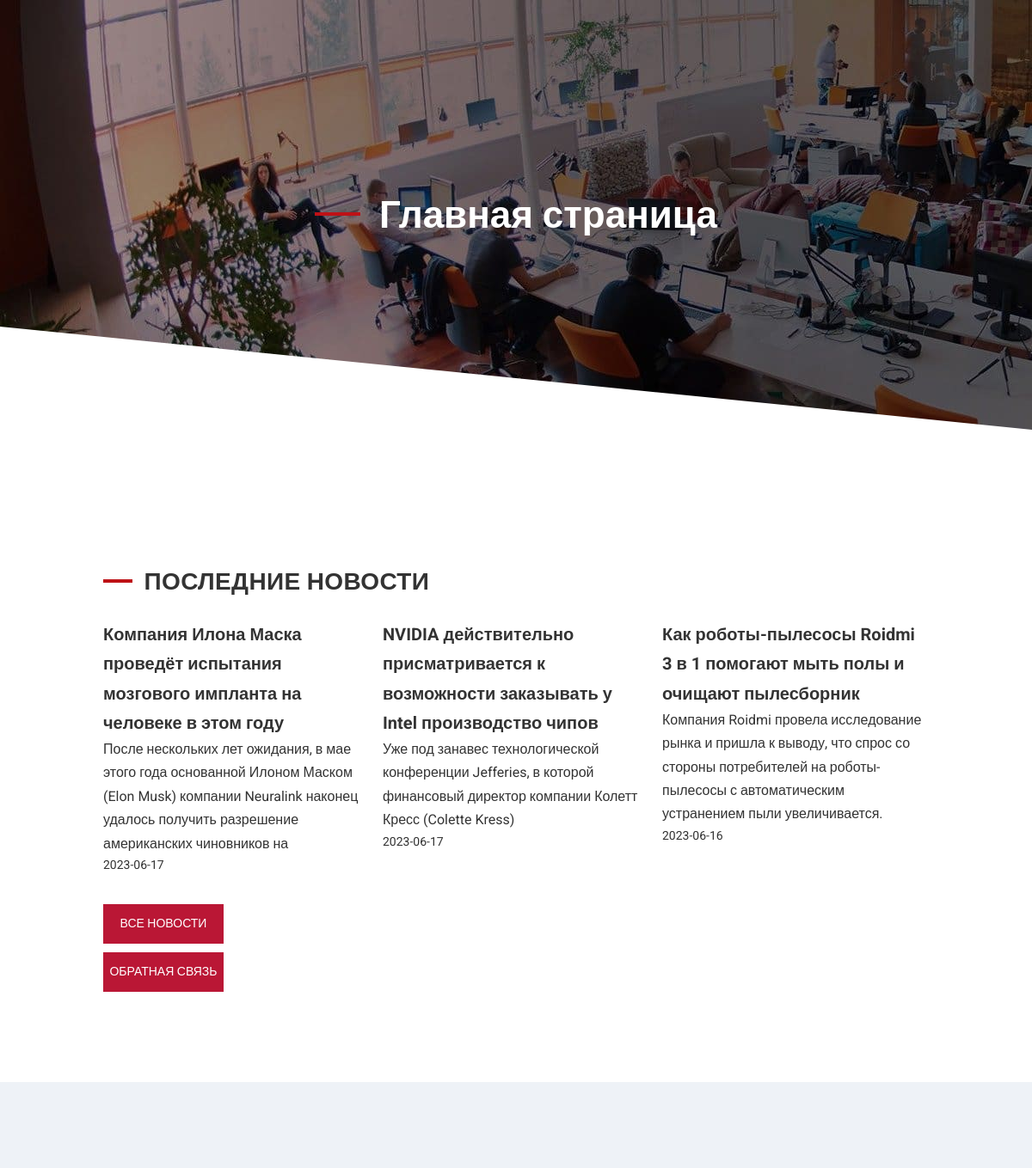
The page / on the database its author committed.
### tables this page shows
CREATE TABLE `news` (
  `id` int(11) NOT NULL,
  `name` varchar(255) NOT NULL,
  `preview` text NOT NULL,
  `text` text NOT NULL,
  `date` date NOT NULL
);

### index.php (the view, shortened to what this page needs)
<!doctype html>
<html lang="ru" dir="ltr">
<head>
	<link href="style/landing-page.css" rel="stylesheet" type="text/css">
</head>
<body>
	<div class="page-wrapper">
		<header class="header">
			<div class="container">
				<h1 class="first-title title-line">Главная страница</h1>
			</div>
		</header>
		<main class="landing-page-content">
			<section class="section-1">
				<div class="container">
                    <h2 class="second-title title-line">Последние новости</h2>
                    <div class="news-wrap">
                        <?php
                        require_once "db.php";
                        $showNews = $db->query("
                                        SELECT name, preview, date
                                        FROM news
                                        ORDER BY date DESC
                                        LIMIT 3
                                        ");
                        $news = $showNews->fetchAll();
                        foreach ($news as $item) { ?>
                            <div class="news-item">
                                <h2 class="news-item__title"><?= $item['name']?></h2>
                                <p class="news-item__text"><?= $item['preview']?></p>
                                <span class="news-item__date"><?= $item['date']?></span>
                            </div>
                        <?php } ?>
                    </div>
                    <a href="news.php" class="link-item">Все новости</a>
                    <a href="feedback.php" class="link-item">Обратная связь</a>
				</div>
			</section>
		</main>
		<footer class="footer">
		</footer>
	</div>
</body>
</html>

### style/landing-page.css (style rules this page uses)
.landing-page-content { display: flex; position: relative; flex: 1 1 auto; width: 100%; flex-direction: column; justify-content: center; align-items: center; padding-top: 60px; }

### style/base.css (style rules this page uses)
body { font-family: Roboto, Arial, Heltevica, sans-serif; font-size: 14px; color: rgb(51, 51, 51); line-height: 1.714; }
.page-wrapper { display: flex; position: relative; width: 100%; height: 100%; min-height: 100vh; flex-direction: column; }
.link-item { text-transform: uppercase; background-color: rgb(186, 23, 53); color: rgb(255, 255, 255); border: 1px solid rgb(186, 23, 53); transition: 0.3s; width: 140px; margin: 5px 0; padding: 10px 5px; display: block; text-align: center; }

### style/container.css (style rules this page uses)
.container { display: flex; width: 100%; max-width: 1200px; margin: 0 auto; }
@media (max-width: 1200px) { .container { max-width: 960px; } }

### style/header.css (style rules this page uses)
.header { display: flex; width: 100%; height: 500px; top: 0; left: 0; right: 0; justify-content: space-between; align-items: center; background-image: url('../img/I_page_contacts_title.jpg'); clip-path: polygon(0 0, 100% 0%, 100% 100%, 0 76%); }
.header .container .first-title { line-height: 1.273; color: #fff; text-align: center; padding: 50px 0; font-size: 44px; font-weight: 700; margin: 0 auto; }
.title-line:before { content: ""; display: inline-block; position: relative; top: -webkit-calc(-0.1 * 1em); top: calc(-0.1 * 1em); left: auto; vertical-align: middle; width: 1.2em; height: 0; margin-right: 0.5em; border-top: 4px solid #be1116; }

### style/footer.css (style rules this page uses)
.footer { display: flex; width: 100%; height: 100px; align-items: center; justify-content: center; background: #EEF2F7; }

### style/section-1.css (style rules this page uses)
.section-1 { display: flex; width: 100%; padding: 100px 0 100px; }
.section-1 .container { flex-direction: column; }
.section-1 .container .second-title { text-transform: uppercase; font-size: 28px; font-weight: 700; line-height: 1.17857; letter-spacing: 0.0125em; }
.section-1 .container .news-wrap { display: flex; padding: 28px 0; justify-content: space-between; }
.section-1 .container .news-wrap .news-item { max-width: 310px; width: 100%; }
.section-1 .container .news-wrap .news-item__title { font-weight: bold; font-size: 20px; }
.section-1 .container .news-wrap .news-item__text { font-size: 16px; }

### rows shown on the page
news: name "Компания Илона Маска проведёт испытания мозгового импланта на человеке в этом году", preview "После нескольких лет ожидания, в мае этого года основанной Илоном Маском (Elon Musk) компании Neuralink наконец удалось получить разрешение американских чиновников на", date "2023-06-17"
news: name "NVIDIA действительно присматривается к возможности заказывать у Intel производство чипов", preview "Уже под занавес технологической конференции Jefferies, в которой финансовый директор компании Колетт Кресс (Colette Kress)", date "2023-06-17"
news: name "Как роботы-пылесосы Roidmi 3 в 1 помогают мыть полы и очищают пылесборник", preview "Компания Roidmi провела исследование рынка и пришла к выводу, что спрос со стороны потребителей на роботы-пылесосы с автоматическим устранением пыли увеличивается.", date "2023-06-16"
